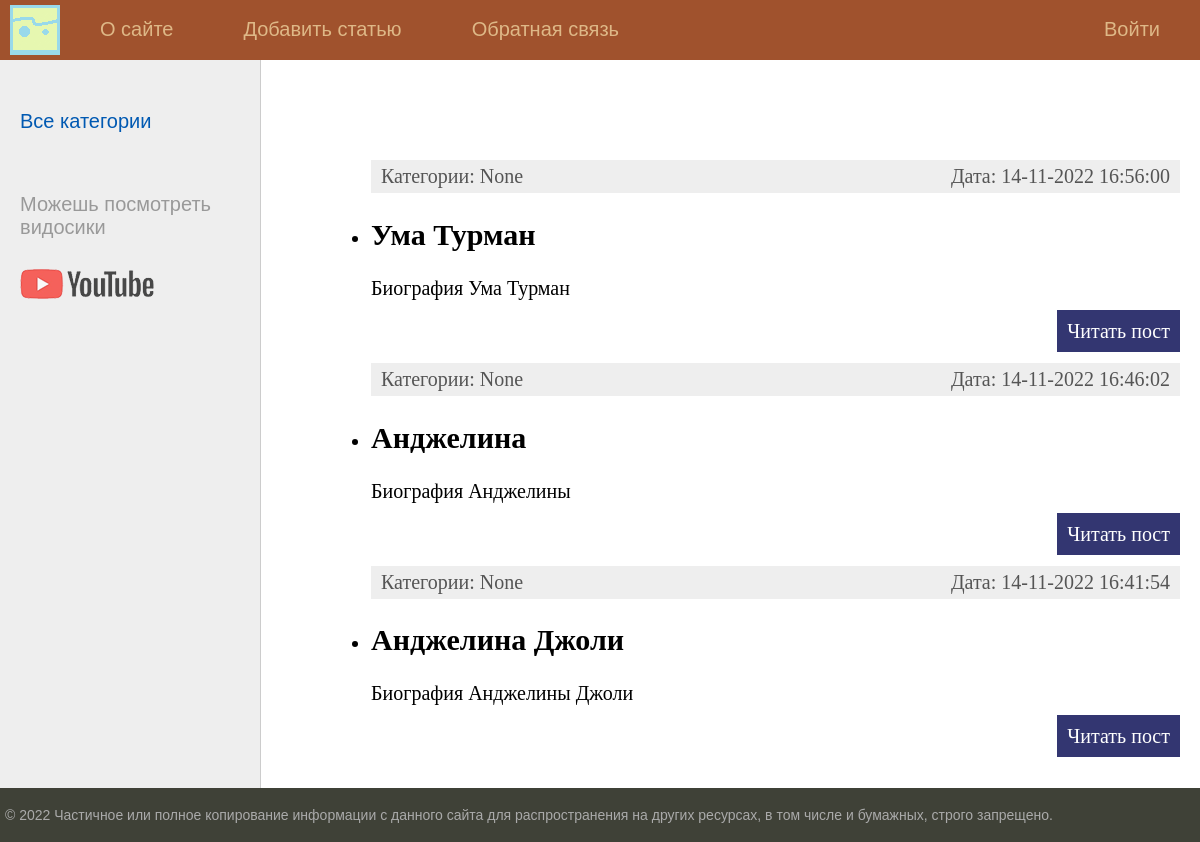
The app's page /, older data.
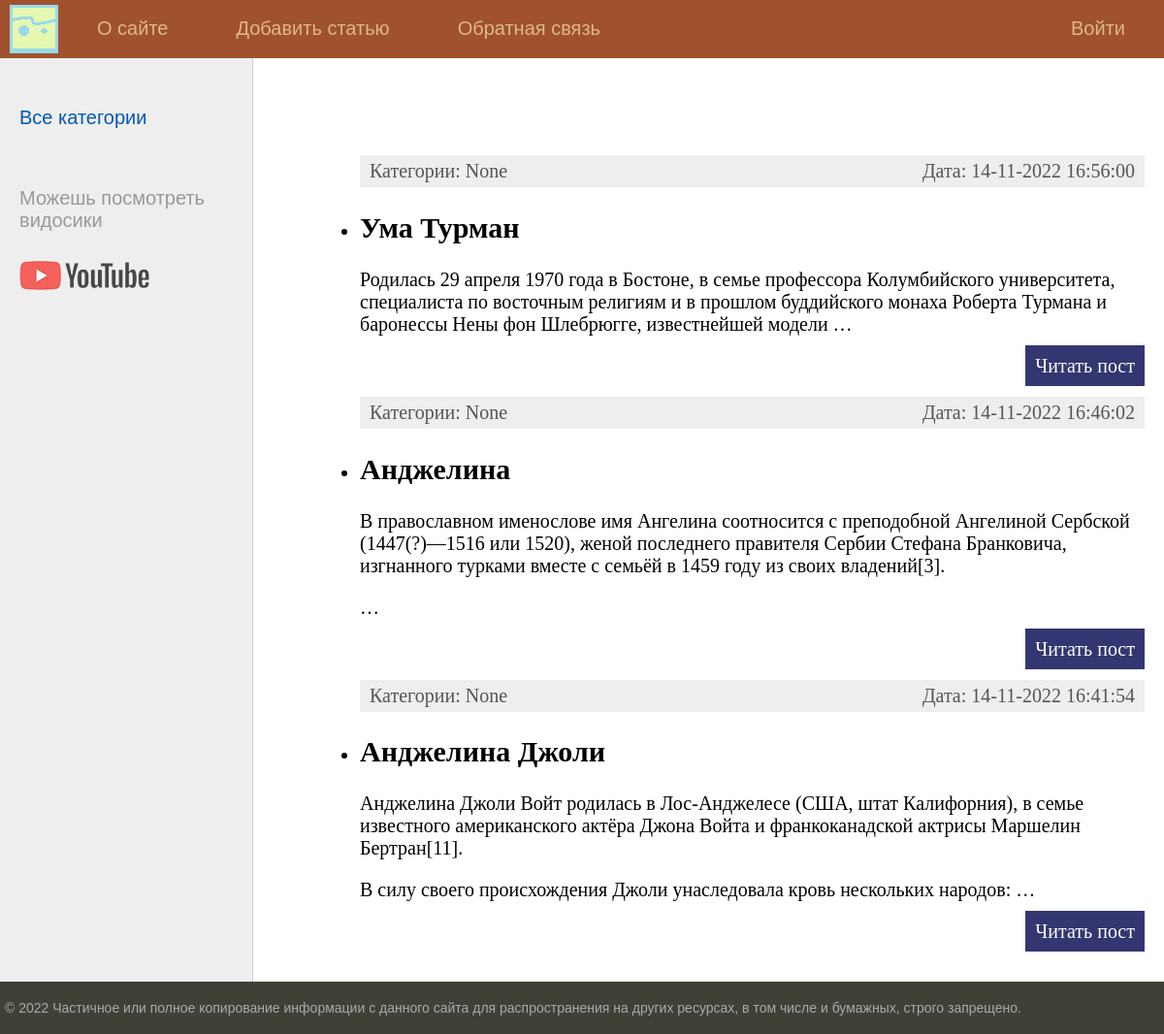
The same page, newer data.
### women/models.py (models this page shows, shortened)
class Women(models.Model):
    title = models.CharField(max_length=255, verbose_name='Заголовок')
    content = models.TextField(blank=True, verbose_name='Текст статьи')
    photo = models.FileField(upload_to="photos/%Y/%m/%d/", verbose_name='Фото')
    time_create = models.DateTimeField(auto_now_add=True, verbose_name='Время создания')
    time_update = models.DateTimeField(auto_now=True, verbose_name='Время изменения')
    is_published = models.BooleanField(default=True, verbose_name='Публикация')
    cat = models.ForeignKey('Category', on_delete=models.PROTECT, null = True, verbose_name='Категории')
    def get_absolute_url(self):
        return reverse('post', kwargs={'post_id': self.pk})
    class Meta:
        verbose_name = 'Женщину'
        verbose_name_plural = 'Женщины'
        ordering = ['-time_create', 'title']

### women/views.py (the view)
# urls.py: path('', index, name='home'),
def index(request):
    posts = Women.objects.all()
    context = {
        'posts': posts,
        'menu': menu,
        'title': 'Главная страница',
        'cat_selected': 0,
    }
    return render(request, 'women/index.html', context=context)

### women/templatetags/women_tags.py (called while the page is built)
@register.inclusion_tag('women/list_categories.html')
def show_categories(sort=None, cat_selected=0):
    if not sort:
        cats = Category.objects.all()
    else:
        cats = Category.objects.order_by(sort)
    return {"cats": cats, 'cat_selected': cat_selected}

### women/templates/women/index.html (shortened to what this page needs)
{% extends 'women/base.html' %}
{% block content %}
<ul class = "List-articles">
    {% for p in posts %}
            <li><div class="article-panel">
    <p class="first">Категории: {{p.cat}}</p>
    <p class="last">Дата: {{p.time_update|date:'d-m-Y H:i:s'}}</p>
</div>
                <h2>{{p.title}}</h2>
        {% autoescape on %}
        <p>{{p.content|linebreaks| truncatewords:30}}</p>
        {% endautoescape %}
            <p class="link-read-post"><a href="{{ p.get_absolute_url }}">Читать пост</a></p>
            </li>
    {% endfor %}
</ul>
{% endblock %}

### women/templates/women/base.html (shortened to what this page needs)
{% load static %}
{% load women_tags %}
<!DOCTYPE html>
<html>
<head>
	<link type="text/css" href="{% static 'women/css/styles1.css' %}" rel="stylesheet" />
</head>
<body>
<table class="table-page" border=0 cellpadding="0" cellspacing="0">
<tr><td valign=top>
{% block mainmenu %}
		<div class="header">
			<ul id="mainmenu" class="mainmenu">
			<li class="logo"><a href="{% url 'home' %}"><div class="logo"></div></a></li>
{% for m in menu %}
	{% if not forloop.last %}
			<li><a href="{% url m.url_name %}">{{m.title}}</a></li>
	{% else %}
			<li class="last"><a href="{% url m.url_name %}">{{m.title}}</a></li>
	{% endif %}
{% endfor %}
			</ul>
		</div>
{% endblock mainmenu %}
<table class="table-content" border=0 cellpadding="0" cellspacing="0">
<tr>
	<td valign="top" class="left-chapters">
	<ul id="leftchapters">
{% if cat_selected == 0 %}
		<li class="selected">Все категории</li>
{% else %}
		<li><a href="{% url 'home' %}">Все категории </a></li>
{% endif %}
		<li class="share">
		<p>Можешь посмотреть видосики</p>
		<a class="share-yt" href="https://www.youtube.com/" target="_blank" rel="nofollow"></a>
		</li>
	</ul>
</td>
<td valign="top" class="content">
	<div class="content-text">
{% block content %}
{% endblock %}
	</div>
</td></tr></table>
</td></tr>
<tr><td valign=top>
	<div id="footer">
		<p>&copy; 2022 Частичное или полное копирование информации с данного сайта для распространения на других ресурсах, в том числе и бумажных, строго запрещено.</p>
	</div>
</td></tr></table>
</body>
</html>

### women/static/women/css/styles1.css (style rules this page uses)
html, body { font-family: 'Arial'; margin: 0; padding: 0; height: 100%; width: 100%; color: #444; }
a { color: #0059b2; text-decoration: none; }
p.link-read-post { text-align: right; }
p.link-read-post a { padding: 10px; min-width: 100px; background: #333671; color: #fff; text-decoration: none; }
div.article-panel { background: #eee; padding: 5px 10px 5px 10px; box-sizing: border-box; overflow: hidden; color: #555; }
div.article-panel p.first { margin: 0; float: left; }
div.article-panel p.last { margin: 0; float: right; }
.table-page { width: 100%; height: 100%; vertical-align: top; }
.table-page tr { height: 100%; }
.header { background: #A0522D; height: 60px; }
.logo { background: url('../images/logo1.png') no-repeat 10px 5px; width: 70px; height: 60px; }
ul.mainmenu { list-style: none; margin: 0; padding: 0; height: 60px; color: #fdc073; font-size: 20px; overflow: hidden; }
ul.mainmenu li { float: left; margin: 18px 40px 0 30px; }
ul.mainmenu li.logo { margin: 0; }
ul.mainmenu li.last { float: right; }
ul.mainmenu li a { color: #DEB887; text-decoration: none; }
.table-content { width: 100%; min-height: 100%; height: 100%; }
.left-chapters { margin: 0; background: #eee; border-right: 1px solid #ccc; min-height: 100%; }
.left-chapters ul { width: 230px; min-height: 100%; margin: 0; padding: 20px 10px 10px 20px; list-style: none; font-size: 20px; }
.left-chapters ul li { margin: 30px 0 0 0; color: #999; }
.left-chapters ul li.selected { color: #0059b2; }
.left-chapters ul li a { color: #444; text-decoration: none; }
.left-chapters ul li.share { margin: 60px 0 0 0; }
.left-chapters ul li.share p { margin: 30px 0 30px 0; }
.left-chapters ul li.share a { display: inline-block; width: 40px; height: 40px; margin: 0 20px 0 0; }
.left-chapters ul li.share a.share-yt { width: 100%; height: 30px; background: url('../images/share_yt.png') no-repeat 0 0 }
.content { padding: 40px 20px 20px 40px; width: 100%; box-sizing: border-box; }
.content-text { margin: 60px 0 0 30px; color: #000; font-size: 20px; font-family: Yandex Sans Display Light; }
#footer { box-sizing: border-box; background: #3F4137; padding: 5px; color: #aaa; font-size: 14px; font-family: Verdana, Geneva, Arial, Helvetica; text-align: left; overflow: hidden; }

Row changes from the older to the newer data that the page shows:
changed Women "Ума Турман": content "Биография Ума Турман" → "Родилась 29 апреля 1970 года в Бостоне, в семье профессора Колумбийского университета, специалиста по восточным религиям и в прошлом буддийского монаха Роберта Турмана и баронессы Нены фон Шлебрюгге, известнейшей модели …"
changed Women "Анджелина": content "Биография Анджелины" → "В православном именослове имя Ангелина соотносится с преподобной Ангелиной Сербской (1447(?)—1516 или 1520), женой последнего правителя Сербии Стефана Бранковича, изгнанного турками вместе с семьёй в 1459 году из своих владений[3]. …"
changed Women "Анджелина Джоли": content "Биография Анджелины Джоли" → "Анджелина Джоли Войт родилась в Лос-Анджелесе (США, штат Калифорния), в семье известного американского актёра Джона Войта и франкоканадской актрисы Маршелин Бертран[11]. В силу своего происхождения Джоли унаследовала кровь нескольких народов: …"
